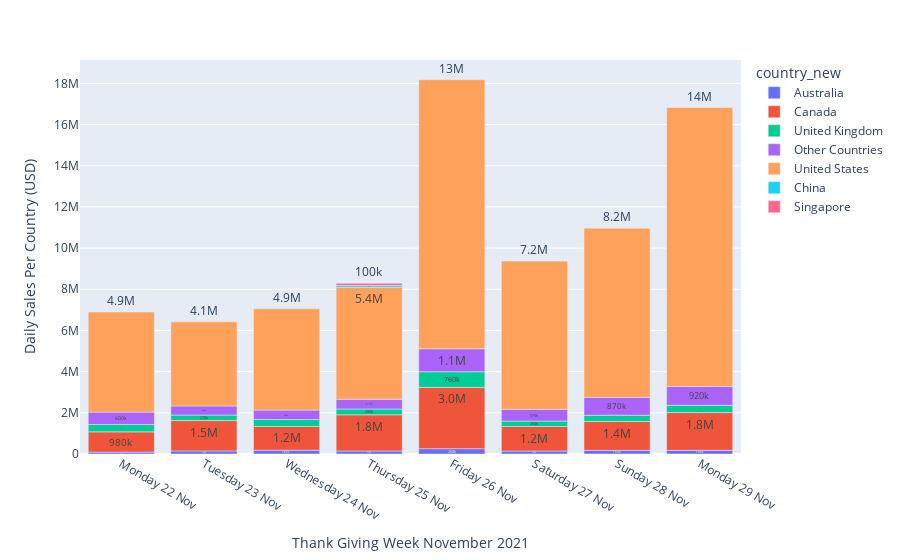

Source (notebook cell):
### Code cell
import plotly.express as px
import pandas as pd



fig = px.bar(final_country, x='sqldate', y='saleamt_x', color='country_new')
# Update traces for text and hover information
fig.update_traces(
    
      textposition='outside', # Position text outside the bars
    hovertemplate='<b>%{y:.2s} USD'  # Display sum value in hover
)
fig.update_layout(
                  xaxis=dict( title = 'Thank Giving Week November 2021',tickformat='%A %d %b', dtick='D1') ,
                  yaxis=dict( title='Daily Sales Per Country (USD)' ))

fig.show()

### Figure 1 — Plotly figure (JSON) as saved in the notebook; plotly's stock layout.template omitted (floating-point values rounded to 4 significant figures)
{"data": [{"alignmentgroup": "True", "hovertemplate": "<b>%{y:.2s} USD", "legendgroup": "Australia", "marker": {"color": "#636efa", "pattern": {"shape": ""}}, "name": "Australia", "offsetgroup": "Australia", "orientation": "v", "showlegend": true, "textposition": "outside", "texttemplate": "%{y:.2s}", "type": "bar", "x": ["2021-11-22T00:00:00", "2021-11-23T00:00:00", "2021-11-24T00:00:00", "2021-11-25T00:00:00", "2021-11-26T00:00:00", "2021-11-27T00:00:00", "2021-11-28T00:00:00", "2021-11-29T00:00:00"], "xaxis": "x", "y": [93200.0, 149900.0, 184300.0, 145200.0, 258900.0, 142700.0, 176900.0, 178000.0], "yaxis": "y"}, {"alignmentgroup": "True", "hovertemplate": "<b>%{y:.2s} USD", "legendgroup": "Canada", "marker": {"color": "#EF553B", "pattern": {"shape": ""}}, "name": "Canada", "offsetgroup": "Canada", "orientation": "v", "showlegend": true, "textposition": "outside", "texttemplate": "%{y:.2s}", "type": "bar", "x": ["2021-11-22T00:00:00", "2021-11-23T00:00:00", "2021-11-24T00:00:00", "2021-11-25T00:00:00", "2021-11-26T00:00:00", "2021-11-27T00:00:00", "2021-11-28T00:00:00", "2021-11-29T00:00:00"], "xaxis": "x", "y": [982100.0, 1473000.0, 1153000.0, 1759000.0, 2978000.0, 1193000.0, 1401000.0, 1833000.0], "yaxis": "y"}, {"alignmentgroup": "True", "hovertemplate": "<b>%{y:.2s} USD", "legendgroup": "United Kingdom", "marker": {"color": "#00cc96", "pattern": {"shape": ""}}, "name": "United Kingdom", "offsetgroup": "United Kingdom", "orientation": "v", "showlegend": true, "textposition": "outside", "texttemplate": "%{y:.2s}", "type": "bar", "x": ["2021-11-22T00:00:00", "2021-11-23T00:00:00", "2021-11-24T00:00:00", "2021-11-25T00:00:00", "2021-11-26T00:00:00", "2021-11-27T00:00:00", "2021-11-28T00:00:00", "2021-11-29T00:00:00"], "xaxis": "x", "y": [358900.0, 267500.0, 336900.0, 281600.0, 757900.0, 264300.0, 305800.0, 351400.0], "yaxis": "y"}, {"alignmentgroup": "True", "hovertemplate": "<b>%{y:.2s} USD", "legendgroup": "Other Countries", "marker": {"color": "#ab63fa", "pattern": {"shape": ""}}, "name": "Other Countries", "offsetgroup": "Other Countries", "orientation": "v", "showlegend": true, "textposition": "outside", "texttemplate": "%{y:.2s}", "type": "bar", "x": ["2021-11-22T00:00:00", "2021-11-23T00:00:00", "2021-11-24T00:00:00", "2021-11-25T00:00:00", "2021-11-26T00:00:00", "2021-11-27T00:00:00", "2021-11-28T00:00:00", "2021-11-29T00:00:00"], "xaxis": "x", "y": [602500.0, 444800.0, 462100.0, 473200.0, 1116000.0, 571400.0, 869100.0, 916000.0], "yaxis": "y"}, {"alignmentgroup": "True", "hovertemplate": "<b>%{y:.2s} USD", "legendgroup": "United States", "marker": {"color": "#FFA15A", "pattern": {"shape": ""}}, "name": "United States", "offsetgroup": "United States", "orientation": "v", "showlegend": true, "textposition": "outside", "texttemplate": "%{y:.2s}", "type": "bar", "x": ["2021-11-22T00:00:00", "2021-11-23T00:00:00", "2021-11-24T00:00:00", "2021-11-25T00:00:00", "2021-11-26T00:00:00", "2021-11-27T00:00:00", "2021-11-28T00:00:00", "2021-11-29T00:00:00"], "xaxis": "x", "y": [4859000.0, 4083000.0, 4917000.0, 5444000.0, 13070000.0, 7198000.0, 8218000.0, 13550000.0], "yaxis": "y"}, {"alignmentgroup": "True", "hovertemplate": "<b>%{y:.2s} USD", "legendgroup": "China", "marker": {"color": "#19d3f3", "pattern": {"shape": ""}}, "name": "China", "offsetgroup": "China", "orientation": "v", "showlegend": true, "textposition": "outside", "texttemplate": "%{y:.2s}", "type": "bar", "x": ["2021-11-25T00:00:00"], "xaxis": "x", "y": [83880.0], "yaxis": "y"}, {"alignmentgroup": "True", "hovertemplate": "<b>%{y:.2s} USD", "legendgroup": "Singapore", "marker": {"color": "#FF6692", "pattern": {"shape": ""}}, "name": "Singapore", "offsetgroup": "Singapore", "orientation": "v", "showlegend": true, "textposition": "outside", "texttemplate": "%{y:.2s}", "type": "bar", "x": ["2021-11-25T00:00:00"], "xaxis": "x", "y": [104000.0], "yaxis": "y"}], "layout": {"barmode": "relative", "legend": {"title": {"text": "country_new"}, "tracegroupgap": 0}, "margin": {"t": 60}, "xaxis": {"anchor": "y", "domain": [0, 1], "dtick": "D1", "tickformat": "%A %d %b", "title": {"text": "Thank Giving Week November 2021"}}, "yaxis": {"anchor": "x", "domain": [0, 1], "title": {"text": "Daily Sales Per Country (USD)"}}}}
